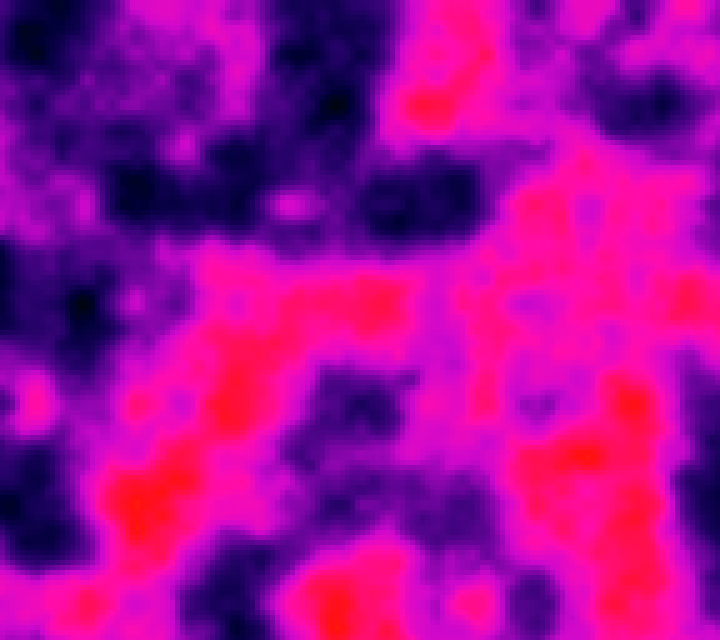
Frame 1 (no input)
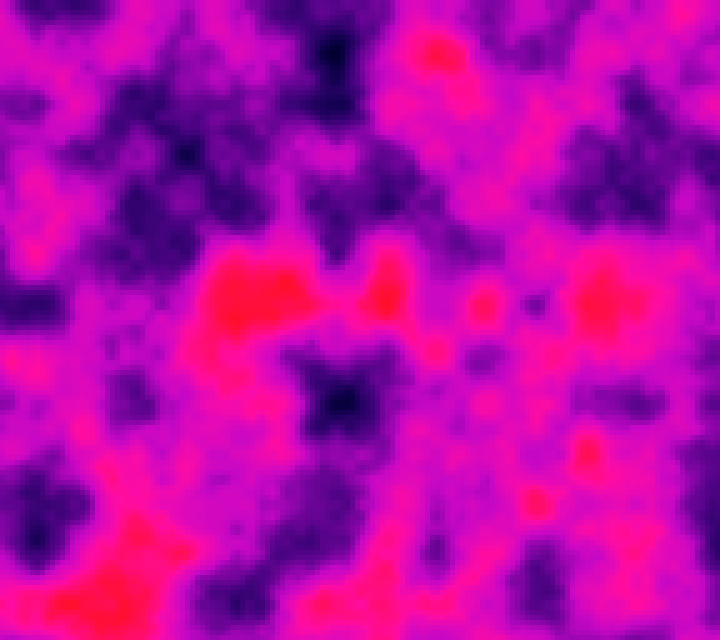
Frame 60 (the mouse pressed at the canvas centre just before this capture)
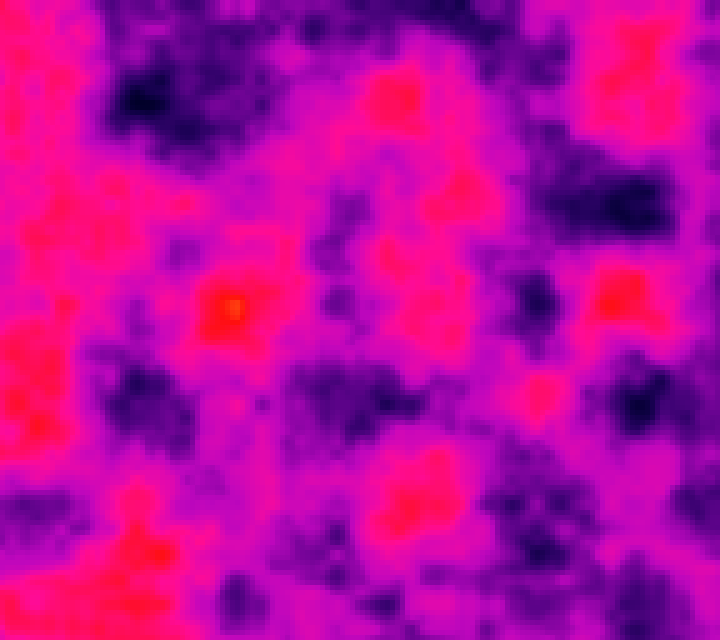
Frame 120 (the mouse held since frame 60 and released just before this capture)

The Processing sketch that drew these frames (run headless with seeded random() and noise(); from frame 60 on, the mouse is pressed at the canvas centre):

// Processing sketch: landscapeHSBWarm
// ── landscapeHSBWarm.pde
/*
creates a IR image based map
purple = cold
red = mid
yellow = hot
*/


float xSeed = random(0, 100);
float ySeed = random(0, 100);
float b = -40;

void setup(){
  size(720, 640);
  colorMode(HSB, 360, 100, 100, 100);
  noStroke();
}
void draw(){
  if(b<=40) b+=0.1;
  int sq = 5;
  int sqRows = height/sq+1;
  int sqCols = width/sq+1;
  for(int r = 0; r<sqRows; r++){
    for(int c = 0; c<sqCols; c++){
      float x = c*sq;
      float y = r*sq;
      
      float n = noise(xSeed+x*0.01, ySeed+y*.01, millis()/3000.0);
      //println(n);
      
      //n*=270;
      float h= n*200;
      h+=240;
      h+=b;
      h%=360;
      n*=100;
      fill(h, 100-n/12, n*2+b/2);
      rect(x, y, sq, sq);
      
      /*
      if(n > 0.5) n*=-1;
      n*=180;
      n+=180;
      fill(n, 100, 100);
      rect(x, y, sq, sq);
      */
      
    //  if(n<0.4){ //blue water
    //      fill(200, 100, n*100/0.3);
    //  }
    //  else if(n<0.6){ //green water
    //    float lightness = abs(0.5-n)*50/0.1+50;
        
    //    fill(120, 100, lightness);
    //  }
    //  else{ //white moiuntsins
    //    float lightness = 100-(abs(0.8-n)*30/0.1);
    //    fill(30, 100-lightness-30, lightness);
    //  }
    //  rect(x, y, sq, sq);
    //}
    }
  }
}

//Heat maps
//heat maps go from red to purple usually. red is like 0-120, purple is like 300-360
//lets say my range is 300-360-120
//           brightness low mid    brightness high
